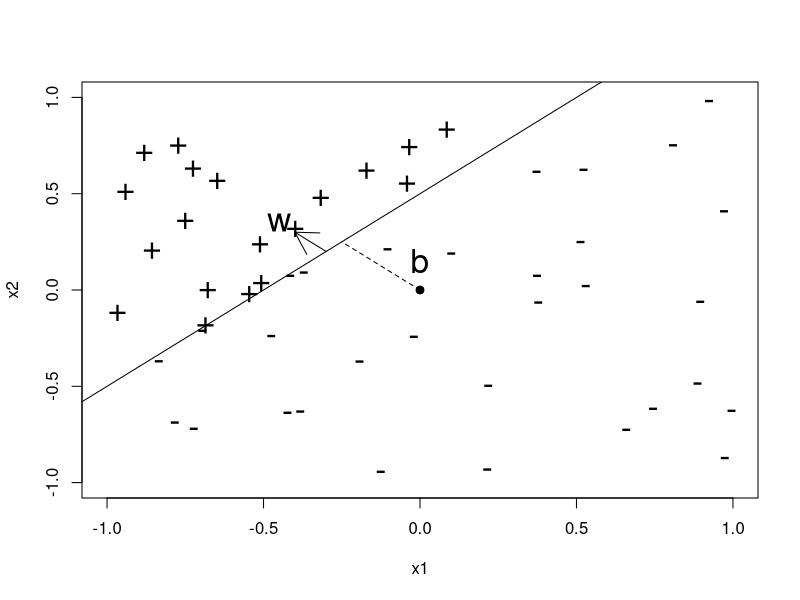
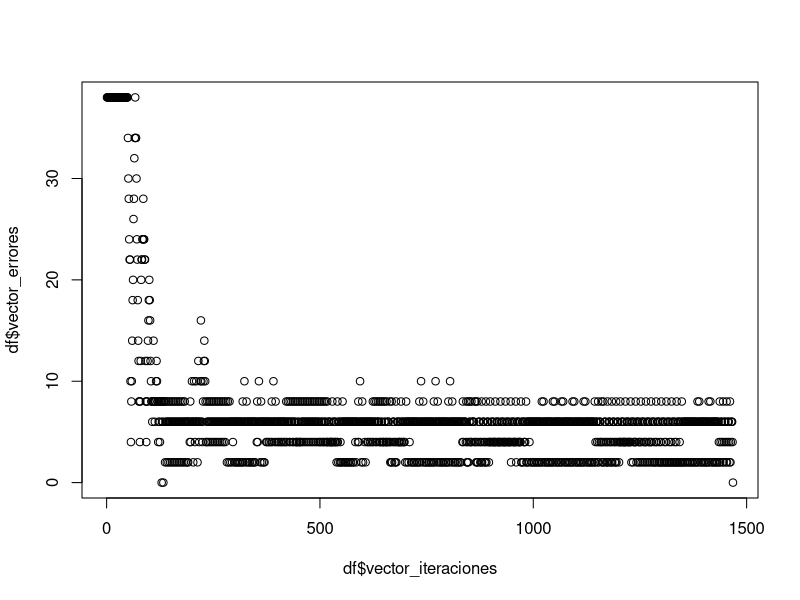
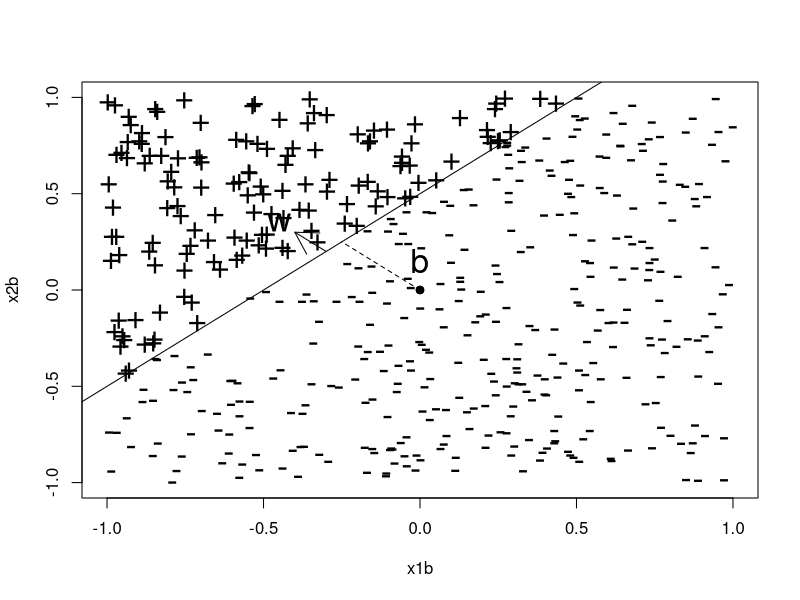
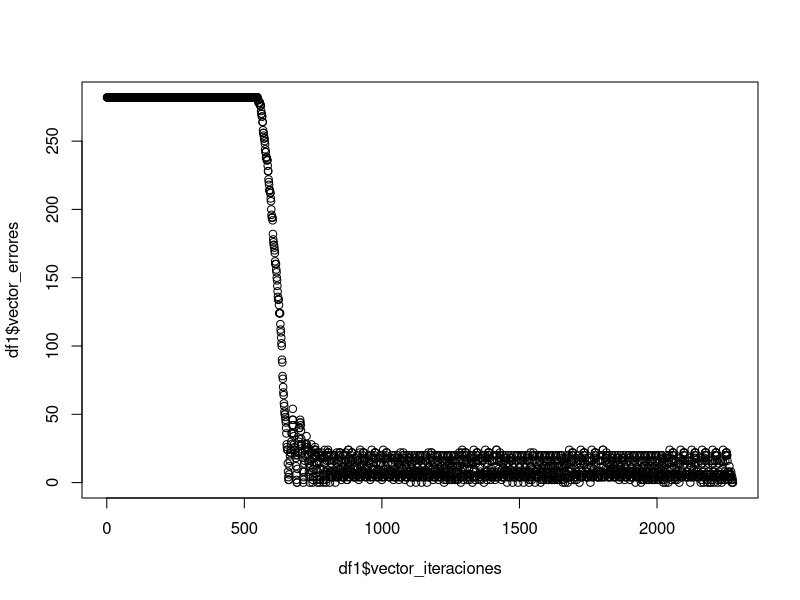
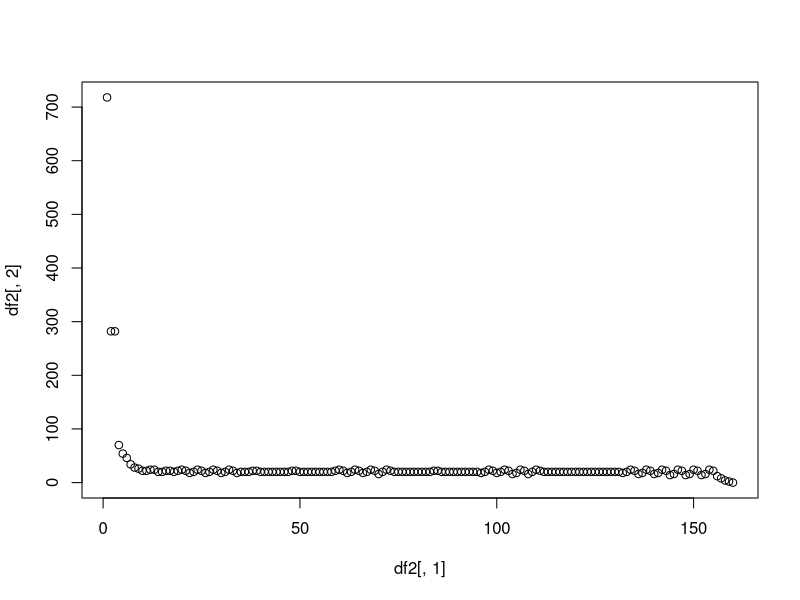

These charts were generated, in order, by the following R code:
## ---- chunk 1
knitr::opts_chunk$set(echo = TRUE)
## ---- chunk 2
# w, x, y are vectors

w = 0

# b parameter must also be included for the peceptron algorithm to deliver a valid separator.
# for incorrectly classified training samples b must be adjusted, too:

# while any training observation (x, y) is not classified correcty {
#   set w = w + learning_rate * yx
#   set b = b + learning_rate * yR^2
  # where R is some constant larger than the distance from the
  # origin to the furtherest training sample
# }
## ---- chunk 3
DistanceFromPlane = function(z, w, b) {
  sum(z * w) + b
}
ClassifyLinear = function(x, w, b) {
  distances = apply(x, 1, DistanceFromPlane, w, b)
  return(ifelse(distances < 0, -1, +1))
}

EuclideanNorm <- function(x) {
  return(sqrt(sum(x * x)))
}

PerceptronFunction <- function(x, y, learning.rate) {
  vector_iteraciones <- NULL
  contador <- 0
  vector_errores <- NULL
  w = vector(length = ncol(x)) # initialize w
  b = 0 # Initialize b
  iterations = 0 # count iterations
  R = max(apply(x, 1, EuclideanNorm))
  convergence = FALSE # to enter the while loop
  while (!convergence & iterations < 50000) { #si queremos parar ponemos un And con número de iteraciones y entonces pararía. 
    convergence = TRUE # hopes luck
    yc <- ClassifyLinear(x, w, b) #clasifica cada elemento de X.
    for (i in 1:nrow(x)) {
      if (y[i] != yc[i]) {
        convergence <- FALSE
        w <- w + learning.rate * y[i] * x[i,] #se trata de multiplicar el verdadero valor del parametro por la fila con todos los valores de la fila x correspondiente que es un vector. Se suma al vector de coeficientes y los modifica en ese sentido
        b <- b + learning.rate * y[i] * R^2
        iterations <- iterations + 1
        vector_iteraciones <- c(vector_iteraciones,iterations)
        y_pred <- ClassifyLinear(x, w, b)
        vector_errores <- c(vector_errores,sum(abs(y - y_pred)))
      }
    }
  }
s = EuclideanNorm(w) #se hace la norma euclidea del vector de los parametros para normalizar el valor de los mismos. 

df <- data.frame(vector_iteraciones,vector_errores)

return(list(w = w/s, b = b/s, steps = iterations, datos = df))
}
## ---- chunk 4
PerceptronFunction2 <- function(x, y, learning.rate) {

  w <- vector(length = ncol(x)) # initialize w

  b <- 0 # Initialize b

  # initialize empty dataframe

  errorEvolutions <- data.frame(cycles = numeric(), error = numeric()) 

  # initialize cycles

  cycles <- 0

  iterations <- 0 # count iterations (changes)

  R = max(apply(x, 1, EuclideanNorm))

  convergence <- FALSE # to enter the while loop

  while (!convergence) {

    convergence <- TRUE # hopes luck

    yc <- ClassifyLinear(x, w, b)

    # update cycles

    cycles <- cycles + 1

    # update error for this cycle

    errorEvolutions <- rbind(errorEvolutions, c(cycles, sum(abs(y - yc))))

    for (i in 1:nrow(x)) {

      if (y[i] != yc[i]) {

        convergence <- FALSE

        w <- w + learning.rate * y[i] * x[i,]

        b <- b + learning.rate * y[i] * R^2

        iterations <- iterations + 1

      }

    }

  }

  s = EuclideanNorm(w)

  return(list(w = w/s, b = b/s, steps = iterations, errorEvolution = errorEvolutions))

}
## ---- chunk 5
# very easy
# x2 = x1 + 1/2
x1 <- runif(50,-1,1)
x2 <- runif(50,-1,1)
x <- cbind(x1,x2)
y <- ifelse(x2 > 0.5 + x1, +1, -1)

PlotData <- function(x, y) {
  plot(x, pch = ifelse(y > 0, "+", "-"), xlim = c(-1,1), ylim = c(-1,1), cex = 2)
  abline(0.5,1)
  points(c(0,0), c(0,0), pch = 19)
  lines(c(0,-0.25), c(0,0.25), lty = 2)
  arrows(-0.3, 0.2, -0.4, 0.3)
  text(-0.45, 0.35, "w", cex = 2)
  text(-0.0, 0.15, "b", cex = 2)
}

PlotData(x, y)
## ---- chunk 6
learning_rate <- 0.01
the_perceptron <- PerceptronFunction(x,y,learning_rate)
predicted_y <- ClassifyLinear(x, the_perceptron$w, the_perceptron$b)
# error
print(sum(abs(y - predicted_y)))

## ---- chunk 7
the_perceptron$steps
## ---- chunk 8
df <- the_perceptron$datos
plot(df$vector_iteraciones,df$vector_errores)
## ---- chunk 9
# very easy
# x2 = x1 + 1/2
x1b <- runif(500,-1,1)
x2b <- runif(500,-1,1)
xb <- cbind(x1b,x2b)
yb <- ifelse(x2b > 0.5 + x1b, +1, -1)
PlotData <- function(x, y) {
  plot(x, pch = ifelse(y > 0, "+", "-"), xlim = c(-1,1), ylim = c(-1,1), cex = 2)
  abline(0.5,1)
  points(c(0,0), c(0,0), pch = 19)
  lines(c(0,-0.25), c(0,0.25), lty = 2)
  arrows(-0.3, 0.2, -0.4, 0.3)
  text(-0.45, 0.35, "w", cex = 2)
  text(-0.0, 0.15, "b", cex = 2)
}
PlotData(xb, yb)

## ---- chunk 10
learning_rate <- 0.1
the_perceptron <- PerceptronFunction(xb,yb,learning_rate)
predicted_y <- ClassifyLinear(xb, the_perceptron$w, the_perceptron$b)
## ---- chunk 11
df1 <- the_perceptron$datos
plot(df1$vector_iteraciones,df1$vector_errores)
## ---- chunk 12
learning_rate <- 0.1
the_perceptron2 <- PerceptronFunction2(xb,yb,learning_rate)
predicted_y <- ClassifyLinear(xb, the_perceptron$w, the_perceptron$b)
## ---- chunk 13
the_perceptron2$steps
## ---- chunk 14
df2 <- the_perceptron2$errorEvolution
plot(df2[,1],df2[,2])
